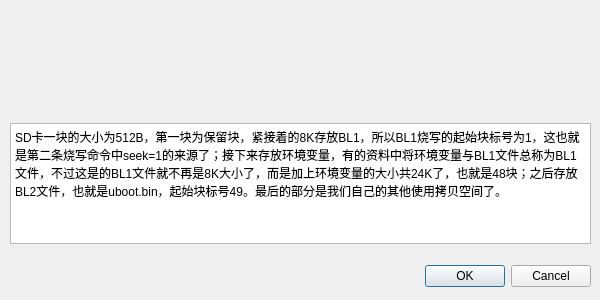
<?xml version="1.0" encoding="UTF-8"?>
<ui version="4.0">
 <class>Dialog</class>
 <widget class="QDialog" name="Dialog">
  <property name="geometry">
   <rect>
    <x>0</x>
    <y>0</y>
    <width>600</width>
    <height>300</height>
   </rect>
  </property>
  <property name="windowTitle">
   <string>Dialog</string>
  </property>
  <widget class="QDialogButtonBox" name="buttonBox">
   <property name="geometry">
    <rect>
     <x>250</x>
     <y>260</y>
     <width>341</width>
     <height>32</height>
    </rect>
   </property>
   <property name="orientation">
    <enum>Qt::Horizontal</enum>
   </property>
   <property name="standardButtons">
    <set>QDialogButtonBox::Cancel|QDialogButtonBox::Ok</set>
   </property>
  </widget>
  <widget class="QPlainTextEdit" name="plainTextEdit">
   <property name="geometry">
    <rect>
     <x>10</x>
     <y>123</y>
     <width>581</width>
     <height>121</height>
    </rect>
   </property>
   <property name="plainText">
    <string>SD卡一块的大小为512B，第一块为保留块，紧接着的8K存放BL1，所以BL1烧写的起始块标号为1，这也就是第二条烧写命令中seek=1的来源了；接下来存放环境变量，有的资料中将环境变量与BL1文件总称为BL1文件，不过这是的BL1文件就不再是8K大小了，而是加上环境变量的大小共24K了，也就是48块；之后存放BL2文件，也就是uboot.bin，起始块标号49。最后的部分是我们自己的其他使用拷贝空间了。</string>
   </property>
   <property name="textInteractionFlags">
    <set>Qt::TextSelectableByKeyboard|Qt::TextSelectableByMouse</set>
   </property>
  </widget>
  <widget class="QLabel" name="label">
   <property name="geometry">
    <rect>
     <x>0</x>
     <y>0</y>
     <width>611</width>
     <height>103</height>
    </rect>
   </property>
   <property name="text">
    <string/>
   </property>
  </widget>
 </widget>
 <resources/>
 <connections>
  <connection>
   <sender>buttonBox</sender>
   <signal>accepted()</signal>
   <receiver>Dialog</receiver>
   <slot>accept()</slot>
   <hints>
    <hint type="sourcelabel">
     <x>248</x>
     <y>254</y>
    </hint>
    <hint type="destinationlabel">
     <x>157</x>
     <y>274</y>
    </hint>
   </hints>
  </connection>
  <connection>
   <sender>buttonBox</sender>
   <signal>rejected()</signal>
   <receiver>Dialog</receiver>
   <slot>reject()</slot>
   <hints>
    <hint type="sourcelabel">
     <x>316</x>
     <y>260</y>
    </hint>
    <hint type="destinationlabel">
     <x>286</x>
     <y>274</y>
    </hint>
   </hints>
  </connection>
 </connections>
</ui>
